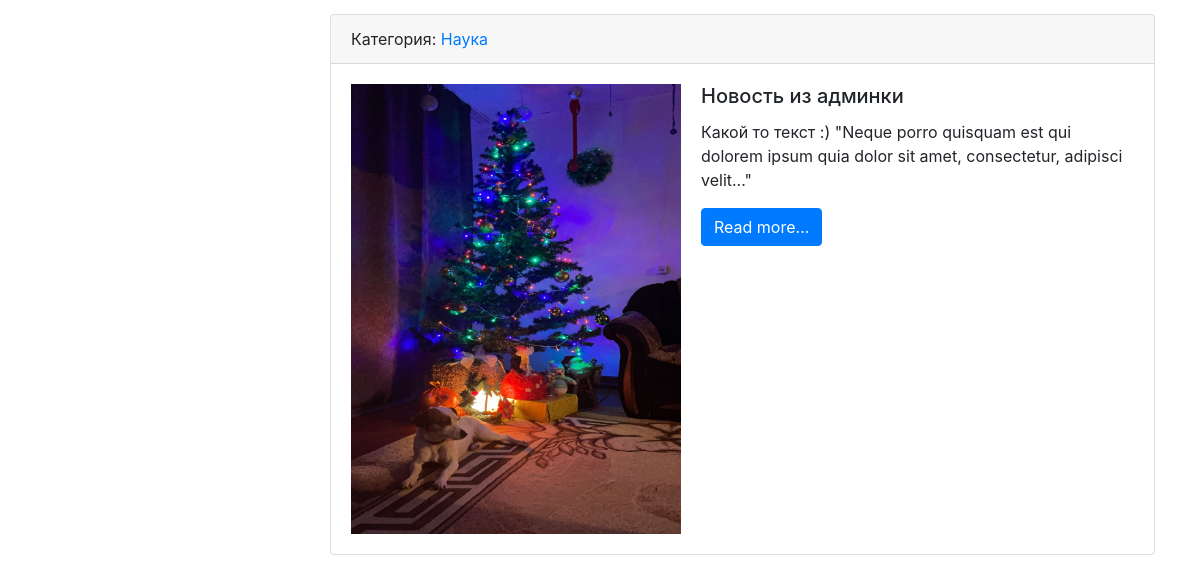
/ (lower part), run on an earlier commit of the app's database.
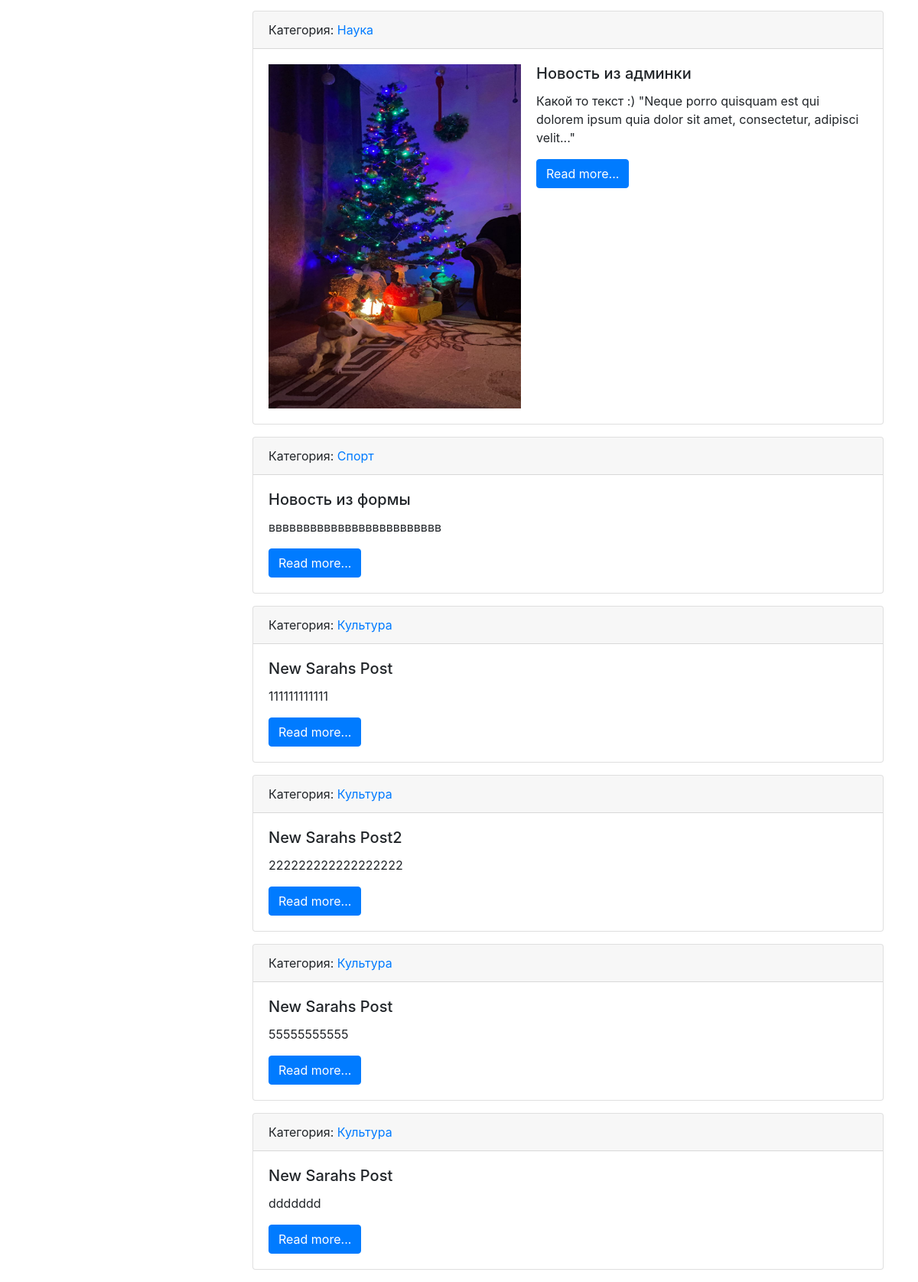
And on a later commit of the database.
### news/models.py (models this page shows, shortened)
class news(models.Model):
    title=models.CharField('Наименование',max_length=150)
    content=models.TextField('Контент',blank=True)
    created_at=models.DateTimeField('Дата создания',auto_now_add=True)
    updated_at=models.DateTimeField('Дата обновления',auto_now=True)
    photo=models.ImageField('Изображение',upload_to='photos/%Y/%m/%d/',blank=True)
    is_published=models.BooleanField('Опубликовано',default=True)
    category=models.ForeignKey('Category',on_delete=models.PROTECT,null=True,verbose_name='Категория')
    def get_absolute_url(self):
        return reverse('view_news',kwargs={'news_id':self.pk})
    class Meta:
        verbose_name='Новость'
        verbose_name_plural = 'Новости'
        ordering=['created_at']

class Category(models.Model):
    title=models.CharField('Наименование категории',max_length=150,db_index=True)
    def get_absolute_url(self):
        return reverse('category',kwargs={'category_id':self.pk})
    def __str__(self):
        return self.title
    class Meta:
        verbose_name='Категория'
        verbose_name_plural = 'Категории'
        ordering=['title']

### news/views.py (the view)
# urls.py: path('',HomeView.as_view(),name='home'),
class HomeView(ListView):
    model = news
    template_name = 'news/home_news_list.html'
    context_object_name = 'news'

### news/templatetags/news_tags.py (called while the page is built)
@register.inclusion_tag('news/list_categories.html')
def show_categories():
    categories=Category.objects.all()
    return {'categories':categories}

### news/templates/news/home_news_list.html (shortened to what this page needs)
<!DOCTYPE html>
<html lang="en">
<!DOCTYPE html>
<html lang="en">
{% extends 'base.html' %}
{% block content %}
        {% for item in news %}
<div class="card mb-3">
  <div class="card-header">
      Категория: <a href="{{item.category.get_absolute_url}}">{{item.category}}</a>
  </div>
    <div class="card-body">
        <div class="media">
            <div class="media-body">
                {% if item.photo %}
                 <img src="{{item.photo.url}}" alt="" width="350" height="450" style="float:left;padding-right:20px">
                {% endif %}
                <h5 class="card-title">{{item.title}}</h5>
                <p class="card-text ">{{item.content}}</p>
                <a href="{{item.get_absolute_url}}" class="btn btn-primary">Read more...</a>
            </div>
        </div>
</div>
    </div>
        {% endfor %}
{% endblock %}

What changed in the data, as far as the page shows it:
added news: category "Спорт", title "Новость из формы", content "ввввввввввввввввввввввввв"
added news: category "Культура", title "New Sarahs Post", content "111111111111"
added news: category "Культура", title "New Sarahs Post2", content "222222222222222222"
added news: category "Культура", title "New Sarahs Post", content "55555555555"
added news: category "Культура", title "New Sarahs Post", content "ddddddd"
